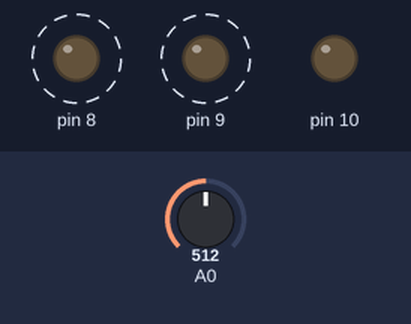
Bench run of a sketch on a simulated Arduino Uno, built with avr-gcc and run on an emulated ATmega328P. On the bench: output pins drawn as LEDs (lit = HIGH). Dashed ring = blinking. The test bench sets the inputs (shaded band); at power-on: A0 = 512. What the sketch prints to the serial monitor is not drawn.

Above: at 0.2 s.
Timing chart, 0 to 3.5 s (numbered marks = the images above):
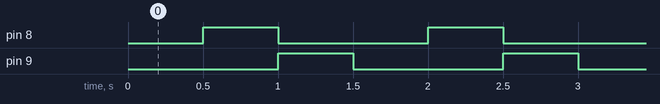

Measured:
- by itself, pin 8, pin 9: alternates HIGH for 0.50 s and LOW for 1.0 s
- by itself, everything shown: repeats every 1.5 s, in 3 steps

The sketch:

main.ino
```cpp
const int total_pots = 3;

void setup() {
  pinMode(8, OUTPUT);
  pinMode(9, OUTPUT);
  pinMode(10, OUTPUT);
  Serial.begin(9600);
}

void loop() {
  for(int i = 0; i < total_pots; i++) {
    digitalWrite(8, bitRead(i, 0));
    digitalWrite(9, bitRead(i, 1));
    digitalWrite(10, bitRead(i, 3));
    int value = analogRead(A0);
    Serial.println("Pot_" + String(i) +  ":" + String(value));
    delay(500);
  }
}
```
